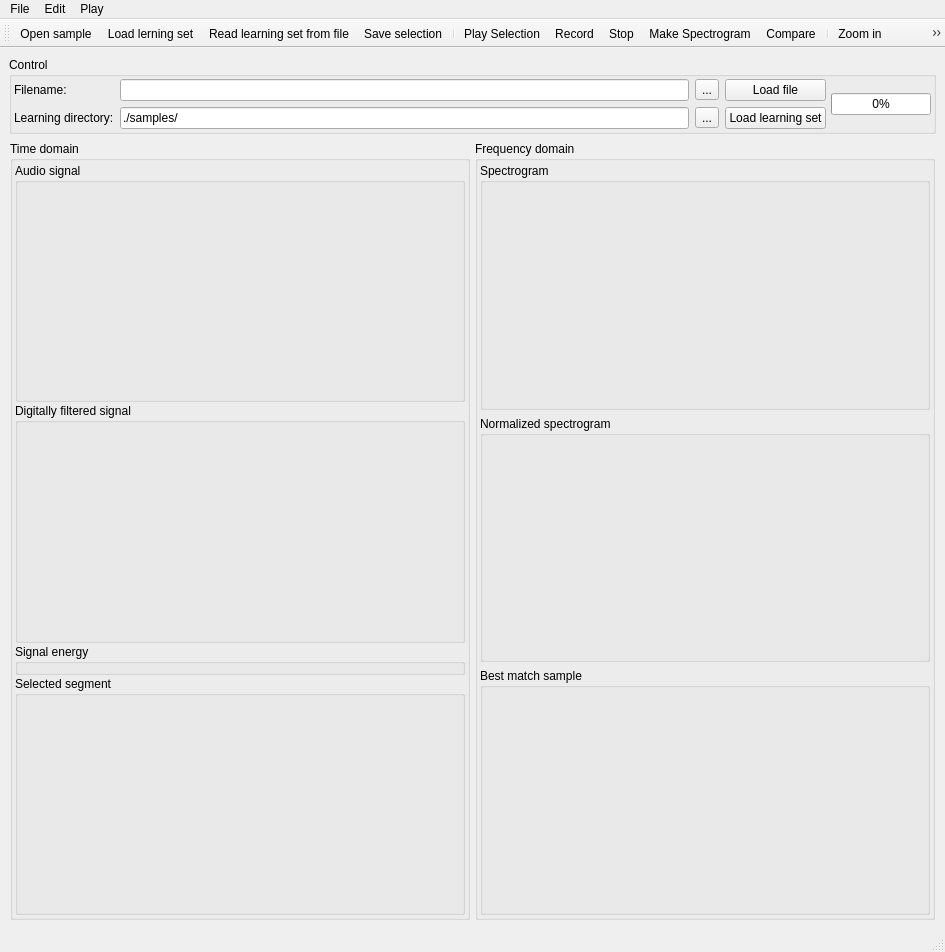
<ui version="4.0" >
 <author>Roman Kamyk</author>
 <comment></comment>
 <exportmacro></exportmacro>
 <class>MainWindow</class>
 <widget class="QMainWindow" name="MainWindow" >
  <property name="geometry" >
   <rect>
    <x>0</x>
    <y>0</y>
    <width>945</width>
    <height>952</height>
   </rect>
  </property>
  <property name="sizePolicy" >
   <sizepolicy>
    <hsizetype>7</hsizetype>
    <vsizetype>7</vsizetype>
    <horstretch>0</horstretch>
    <verstretch>0</verstretch>
   </sizepolicy>
  </property>
  <property name="windowTitle" >
   <string>Detection</string>
  </property>
  <widget class="QWidget" name="centralwidget" >
   <layout class="QVBoxLayout" >
    <property name="margin" >
     <number>9</number>
    </property>
    <property name="spacing" >
     <number>6</number>
    </property>
    <item>
     <widget class="QGroupBox" name="ControlGB" >
      <property name="sizePolicy" >
       <sizepolicy>
        <hsizetype>7</hsizetype>
        <vsizetype>1</vsizetype>
        <horstretch>0</horstretch>
        <verstretch>0</verstretch>
       </sizepolicy>
      </property>
      <property name="maximumSize" >
       <size>
        <width>16777215</width>
        <height>140</height>
       </size>
      </property>
      <property name="title" >
       <string>Control</string>
      </property>
      <layout class="QHBoxLayout" >
       <property name="margin" >
        <number>2</number>
       </property>
       <property name="spacing" >
        <number>5</number>
       </property>
       <item>
        <layout class="QGridLayout" >
         <property name="margin" >
          <number>0</number>
         </property>
         <property name="spacing" >
          <number>6</number>
         </property>
         <item row="0" column="3" >
          <widget class="QPushButton" name="loadFileBtn" >
           <property name="text" >
            <string>Load file</string>
           </property>
          </widget>
         </item>
         <item row="1" column="2" >
          <widget class="QToolButton" name="chooseLearningBtn" >
           <property name="text" >
            <string>...</string>
           </property>
           <property name="icon" >
            <iconset resource="Images.qrc" >:/img/img/folder_sound.png</iconset>
           </property>
          </widget>
         </item>
         <item row="1" column="0" >
          <widget class="QLabel" name="label" >
           <property name="text" >
            <string>Learning directory:</string>
           </property>
           <property name="buddy" >
            <cstring>learningDirectoryEdt</cstring>
           </property>
          </widget>
         </item>
         <item row="0" column="1" >
          <widget class="QLineEdit" name="fileNameEdt" >
           <property name="sizePolicy" >
            <sizepolicy>
             <hsizetype>7</hsizetype>
             <vsizetype>0</vsizetype>
             <horstretch>0</horstretch>
             <verstretch>0</verstretch>
            </sizepolicy>
           </property>
          </widget>
         </item>
         <item row="1" column="1" >
          <widget class="QLineEdit" name="learningDirectoryEdt" >
           <property name="text" >
            <string>./samples/</string>
           </property>
          </widget>
         </item>
         <item row="0" column="2" >
          <widget class="QToolButton" name="chooseFileBtn" >
           <property name="text" >
            <string>...</string>
           </property>
           <property name="icon" >
            <iconset resource="Images.qrc" >:/img/img/player_eject_flat.png</iconset>
           </property>
          </widget>
         </item>
         <item row="1" column="3" >
          <widget class="QPushButton" name="loadLearningBtn" >
           <property name="text" >
            <string>Load learning set</string>
           </property>
          </widget>
         </item>
         <item row="0" column="0" >
          <widget class="QLabel" name="label" >
           <property name="text" >
            <string>Filename:</string>
           </property>
           <property name="buddy" >
            <cstring>fileNameEdt</cstring>
           </property>
          </widget>
         </item>
        </layout>
       </item>
       <item>
        <widget class="QProgressBar" name="progressBar" >
         <property name="sizePolicy" >
          <sizepolicy>
           <hsizetype>5</hsizetype>
           <vsizetype>0</vsizetype>
           <horstretch>0</horstretch>
           <verstretch>0</verstretch>
          </sizepolicy>
         </property>
         <property name="minimumSize" >
          <size>
           <width>100</width>
           <height>0</height>
          </size>
         </property>
         <property name="value" >
          <number>0</number>
         </property>
         <property name="textVisible" >
          <bool>true</bool>
         </property>
         <property name="orientation" >
          <enum>Qt::Horizontal</enum>
         </property>
        </widget>
       </item>
      </layout>
     </widget>
    </item>
    <item>
     <widget class="QWidget" name="widget" >
      <layout class="QHBoxLayout" >
       <property name="margin" >
        <number>1</number>
       </property>
       <property name="spacing" >
        <number>5</number>
       </property>
       <item>
        <widget class="QGroupBox" name="TimeDomainGB" >
         <property name="title" >
          <string>Time domain</string>
         </property>
         <layout class="QVBoxLayout" >
          <property name="margin" >
           <number>2</number>
          </property>
          <property name="spacing" >
           <number>1</number>
          </property>
          <item>
           <widget class="QGroupBox" name="audioSignalGB" >
            <property name="sizePolicy" >
             <sizepolicy>
              <hsizetype>7</hsizetype>
              <vsizetype>7</vsizetype>
              <horstretch>0</horstretch>
              <verstretch>0</verstretch>
             </sizepolicy>
            </property>
            <property name="title" >
             <string>Audio signal</string>
            </property>
            <layout class="QHBoxLayout" >
             <property name="margin" >
              <number>3</number>
             </property>
             <property name="spacing" >
              <number>0</number>
             </property>
             <item>
              <widget class="SignalDraw" name="audioSignalDraw" >
               <property name="toolTip" >
                <string>Draws audio signal</string>
               </property>
               <property name="whatsThis" >
                <string>Draws signal.</string>
               </property>
              </widget>
             </item>
            </layout>
           </widget>
          </item>
          <item>
           <widget class="QGroupBox" name="FilterGB" >
            <property name="sizePolicy" >
             <sizepolicy>
              <hsizetype>7</hsizetype>
              <vsizetype>7</vsizetype>
              <horstretch>0</horstretch>
              <verstretch>0</verstretch>
             </sizepolicy>
            </property>
            <property name="title" >
             <string>Digitally filtered signal</string>
            </property>
            <layout class="QVBoxLayout" >
             <property name="margin" >
              <number>3</number>
             </property>
             <property name="spacing" >
              <number>0</number>
             </property>
             <item>
              <widget class="SignalDraw" name="filteredDraw" >
               <property name="toolTip" >
                <string>Draws audio signal</string>
               </property>
               <property name="whatsThis" >
                <string>Draws signal.</string>
               </property>
              </widget>
             </item>
            </layout>
           </widget>
          </item>
          <item>
           <widget class="QGroupBox" name="groupBox" >
            <property name="title" >
             <string>Signal energy</string>
            </property>
            <layout class="QHBoxLayout" >
             <property name="margin" >
              <number>3</number>
             </property>
             <property name="spacing" >
              <number>0</number>
             </property>
             <item>
              <widget class="EnergyDrawWidget" name="energyDraw" >
               <property name="toolTip" >
                <string>Draws audio signal energy</string>
               </property>
               <property name="whatsThis" >
                <string>Draws signal's energy.</string>
               </property>
              </widget>
             </item>
            </layout>
           </widget>
          </item>
          <item>
           <widget class="QGroupBox" name="SegmentGB" >
            <property name="sizePolicy" >
             <sizepolicy>
              <hsizetype>7</hsizetype>
              <vsizetype>7</vsizetype>
              <horstretch>0</horstretch>
              <verstretch>0</verstretch>
             </sizepolicy>
            </property>
            <property name="title" >
             <string>Selected segment</string>
            </property>
            <layout class="QVBoxLayout" >
             <property name="margin" >
              <number>3</number>
             </property>
             <property name="spacing" >
              <number>0</number>
             </property>
             <item>
              <widget class="SignalDraw" name="segmentDraw" >
               <property name="toolTip" >
                <string>Draws audio signal</string>
               </property>
               <property name="whatsThis" >
                <string>Draws signal.</string>
               </property>
              </widget>
             </item>
            </layout>
           </widget>
          </item>
         </layout>
        </widget>
       </item>
       <item>
        <widget class="QGroupBox" name="FrequencyDomainGB" >
         <property name="title" >
          <string>Frequency domain</string>
         </property>
         <layout class="QHBoxLayout" >
          <property name="margin" >
           <number>2</number>
          </property>
          <property name="spacing" >
           <number>1</number>
          </property>
          <item>
           <layout class="QVBoxLayout" >
            <property name="margin" >
             <number>0</number>
            </property>
            <property name="spacing" >
             <number>6</number>
            </property>
            <item>
             <widget class="QGroupBox" name="SpectrogramGB" >
              <property name="sizePolicy" >
               <sizepolicy>
                <hsizetype>7</hsizetype>
                <vsizetype>7</vsizetype>
                <horstretch>0</horstretch>
                <verstretch>0</verstretch>
               </sizepolicy>
              </property>
              <property name="title" >
               <string>Spectrogram</string>
              </property>
              <layout class="QVBoxLayout" >
               <property name="margin" >
                <number>3</number>
               </property>
               <property name="spacing" >
                <number>0</number>
               </property>
               <item>
                <widget class="SpectroDraw" name="spectrogram" >
                 <property name="toolTip" >
                  <string>Draws audio signal spectrogram</string>
                 </property>
                 <property name="whatsThis" >
                  <string>Draws signal.</string>
                 </property>
                </widget>
               </item>
              </layout>
             </widget>
            </item>
            <item>
             <widget class="QGroupBox" name="NormalizedGB" >
              <property name="sizePolicy" >
               <sizepolicy>
                <hsizetype>7</hsizetype>
                <vsizetype>7</vsizetype>
                <horstretch>0</horstretch>
                <verstretch>0</verstretch>
               </sizepolicy>
              </property>
              <property name="title" >
               <string>Normalized spectrogram</string>
              </property>
              <layout class="QVBoxLayout" >
               <property name="margin" >
                <number>3</number>
               </property>
               <property name="spacing" >
                <number>0</number>
               </property>
               <item>
                <widget class="SpectroDraw" name="normalizedSpectrogram" >
                 <property name="toolTip" >
                  <string>Draws audio signal spectrogram</string>
                 </property>
                 <property name="whatsThis" >
                  <string>Draws signal.</string>
                 </property>
                </widget>
               </item>
              </layout>
             </widget>
            </item>
            <item>
             <widget class="QGroupBox" name="BestMatchGB" >
              <property name="sizePolicy" >
               <sizepolicy>
                <hsizetype>7</hsizetype>
                <vsizetype>7</vsizetype>
                <horstretch>0</horstretch>
                <verstretch>0</verstretch>
               </sizepolicy>
              </property>
              <property name="title" >
               <string>Best match sample</string>
              </property>
              <layout class="QHBoxLayout" >
               <property name="margin" >
                <number>3</number>
               </property>
               <property name="spacing" >
                <number>0</number>
               </property>
               <item>
                <widget class="SpectroDraw" name="bestMatchSpectrogram" >
                 <property name="toolTip" >
                  <string>Draws audio signal spectrogram</string>
                 </property>
                 <property name="whatsThis" >
                  <string>Draws signal.</string>
                 </property>
                </widget>
               </item>
              </layout>
             </widget>
            </item>
           </layout>
          </item>
         </layout>
        </widget>
       </item>
      </layout>
     </widget>
    </item>
   </layout>
  </widget>
  <widget class="QMenuBar" name="menubar" >
   <property name="geometry" >
    <rect>
     <x>0</x>
     <y>0</y>
     <width>945</width>
     <height>28</height>
    </rect>
   </property>
   <widget class="QMenu" name="menuPlay" >
    <property name="title" >
     <string>Play</string>
    </property>
    <addaction name="actionPlaySelection" />
    <addaction name="actionStop" />
    <addaction name="actionRecord" />
    <addaction name="separator" />
    <addaction name="actionMakeSpectrogram" />
    <addaction name="actionCompare" />
   </widget>
   <widget class="QMenu" name="menuEdit" >
    <property name="title" >
     <string>Edit</string>
    </property>
    <addaction name="actionZoomIn" />
    <addaction name="actionZoomOut" />
    <addaction name="actionZoom11" />
    <addaction name="separator" />
    <addaction name="actionSettings" />
   </widget>
   <widget class="QMenu" name="menuFile" >
    <property name="title" >
     <string>File</string>
    </property>
    <addaction name="actionOpen" />
    <addaction name="actionLoadLerningSet" />
    <addaction name="actionReadLearning" />
    <addaction name="actionSaveSelection" />
    <addaction name="separator" />
    <addaction name="actionExit" />
   </widget>
   <addaction name="menuFile" />
   <addaction name="menuEdit" />
   <addaction name="menuPlay" />
  </widget>
  <widget class="QStatusBar" name="statusbar" />
  <widget class="QToolBar" name="toolBar" >
   <property name="orientation" >
    <enum>Qt::Horizontal</enum>
   </property>
   <attribute name="toolBarArea" >
    <number>4</number>
   </attribute>
   <addaction name="actionOpen" />
   <addaction name="actionLoadLerningSet" />
   <addaction name="actionReadLearning" />
   <addaction name="actionSaveSelection" />
   <addaction name="separator" />
   <addaction name="actionPlaySelection" />
   <addaction name="actionRecord" />
   <addaction name="actionStop" />
   <addaction name="actionMakeSpectrogram" />
   <addaction name="actionCompare" />
   <addaction name="separator" />
   <addaction name="actionZoomIn" />
   <addaction name="actionZoomOut" />
   <addaction name="actionZoom11" />
   <addaction name="separator" />
   <addaction name="actionSettings" />
   <addaction name="actionOpenLearningEditor" />
  </widget>
  <action name="actionOpen" >
   <property name="icon" >
    <iconset resource="Images.qrc" >:/img/img/player_eject_flat.png</iconset>
   </property>
   <property name="text" >
    <string>Open sample</string>
   </property>
   <property name="shortcut" >
    <string>Ctrl+O</string>
   </property>
  </action>
  <action name="actionPlaySelection" >
   <property name="icon" >
    <iconset resource="Images.qrc" >:/img/img/player_play_flat.png</iconset>
   </property>
   <property name="text" >
    <string>Play Selection</string>
   </property>
   <property name="shortcut" >
    <string>A</string>
   </property>
  </action>
  <action name="actionStop" >
   <property name="icon" >
    <iconset resource="Images.qrc" >:/img/img/player_stop_flat.png</iconset>
   </property>
   <property name="text" >
    <string>Stop</string>
   </property>
   <property name="shortcut" >
    <string>S</string>
   </property>
  </action>
  <action name="actionLoadLerningSet" >
   <property name="icon" >
    <iconset resource="Images.qrc" >:/img/img/folder_sound.png</iconset>
   </property>
   <property name="text" >
    <string>Load lerning set</string>
   </property>
   <property name="shortcut" >
    <string>Ctrl+L</string>
   </property>
  </action>
  <action name="actionRecord" >
   <property name="icon" >
    <iconset resource="Images.qrc" >:/img/img/player_record.png</iconset>
   </property>
   <property name="text" >
    <string>Record</string>
   </property>
   <property name="shortcut" >
    <string>D</string>
   </property>
  </action>
  <action name="actionExit" >
   <property name="text" >
    <string>Exit</string>
   </property>
   <property name="shortcut" >
    <string>Ctrl+Q</string>
   </property>
  </action>
  <action name="actionMakeSpectrogram" >
   <property name="icon" >
    <iconset resource="Images.qrc" >:/img/img/kview.png</iconset>
   </property>
   <property name="text" >
    <string>Make Spectrogram</string>
   </property>
   <property name="shortcut" >
    <string>M</string>
   </property>
  </action>
  <action name="actionZoomIn" >
   <property name="icon" >
    <iconset resource="Images.qrc" >:/img/img/viewmag+.png</iconset>
   </property>
   <property name="text" >
    <string>Zoom in</string>
   </property>
   <property name="shortcut" >
    <string>+</string>
   </property>
  </action>
  <action name="actionZoom11" >
   <property name="icon" >
    <iconset resource="Images.qrc" >:/img/img/viewmag1.png</iconset>
   </property>
   <property name="text" >
    <string>Zoom 1:1</string>
   </property>
   <property name="shortcut" >
    <string>Z</string>
   </property>
  </action>
  <action name="actionZoomOut" >
   <property name="icon" >
    <iconset resource="Images.qrc" >:/img/img/viewmag-.png</iconset>
   </property>
   <property name="text" >
    <string>Zoom out</string>
   </property>
   <property name="shortcut" >
    <string>-</string>
   </property>
  </action>
  <action name="actionCompare" >
   <property name="icon" >
    <iconset resource="Images.qrc" >:/img/img/autodiff.png</iconset>
   </property>
   <property name="text" >
    <string>Compare</string>
   </property>
   <property name="shortcut" >
    <string>C</string>
   </property>
  </action>
  <action name="actionSettings" >
   <property name="icon" >
    <iconset resource="Images.qrc" >:/img/img/options.png</iconset>
   </property>
   <property name="text" >
    <string>Settings</string>
   </property>
   <property name="iconText" >
    <string>Settings</string>
   </property>
   <property name="toolTip" >
    <string>Settings</string>
   </property>
   <property name="shortcut" >
    <string>Ctrl+P</string>
   </property>
  </action>
  <action name="actionSaveSelection" >
   <property name="icon" >
    <iconset resource="Images.qrc" >:/img/img/backup_section.png</iconset>
   </property>
   <property name="text" >
    <string>Save selection</string>
   </property>
   <property name="shortcut" >
    <string>Ctrl+S</string>
   </property>
  </action>
  <action name="actionOpenLearningEditor" >
   <property name="icon" >
    <iconset resource="Images.qrc" >:/img/img/artsenvironment.png</iconset>
   </property>
   <property name="text" >
    <string>Open learning set editor</string>
   </property>
  </action>
  <action name="actionReadLearning" >
   <property name="icon" >
    <iconset resource="Images.qrc" >:/img/img/folder_binary.png</iconset>
   </property>
   <property name="text" >
    <string>Read learning set from file</string>
   </property>
  </action>
 </widget>
 <pixmapfunction></pixmapfunction>
 <customwidgets>
  <customwidget>
   <class>EnergyDrawWidget</class>
   <extends>QWidget</extends>
   <header>EnergyDrawWidget.hxx</header>
   <container>0</container>
   <pixmap></pixmap>
  </customwidget>
  <customwidget>
   <class>SignalDraw</class>
   <extends>QWidget</extends>
   <header>SignalDraw.hxx</header>
   <container>0</container>
   <pixmap></pixmap>
  </customwidget>
  <customwidget>
   <class>SpectroDraw</class>
   <extends>QWidget</extends>
   <header>SpectroDraw.hxx</header>
   <container>0</container>
   <pixmap></pixmap>
  </customwidget>
 </customwidgets>
 <tabstops>
  <tabstop>chooseFileBtn</tabstop>
  <tabstop>chooseLearningBtn</tabstop>
  <tabstop>loadFileBtn</tabstop>
  <tabstop>loadLearningBtn</tabstop>
  <tabstop>fileNameEdt</tabstop>
  <tabstop>learningDirectoryEdt</tabstop>
 </tabstops>
 <resources>
  <include location="Images.qrc" />
 </resources>
 <connections>
  <connection>
   <sender>fileNameEdt</sender>
   <signal>returnPressed()</signal>
   <receiver>loadFileBtn</receiver>
   <slot>click()</slot>
   <hints>
    <hint type="sourcelabel" >
     <x>544</x>
     <y>100</y>
    </hint>
    <hint type="destinationlabel" >
     <x>825</x>
     <y>97</y>
    </hint>
   </hints>
  </connection>
  <connection>
   <sender>learningDirectoryEdt</sender>
   <signal>returnPressed()</signal>
   <receiver>loadLearningBtn</receiver>
   <slot>click()</slot>
   <hints>
    <hint type="sourcelabel" >
     <x>671</x>
     <y>134</y>
    </hint>
    <hint type="destinationlabel" >
     <x>825</x>
     <y>131</y>
    </hint>
   </hints>
  </connection>
 </connections>
</ui>
